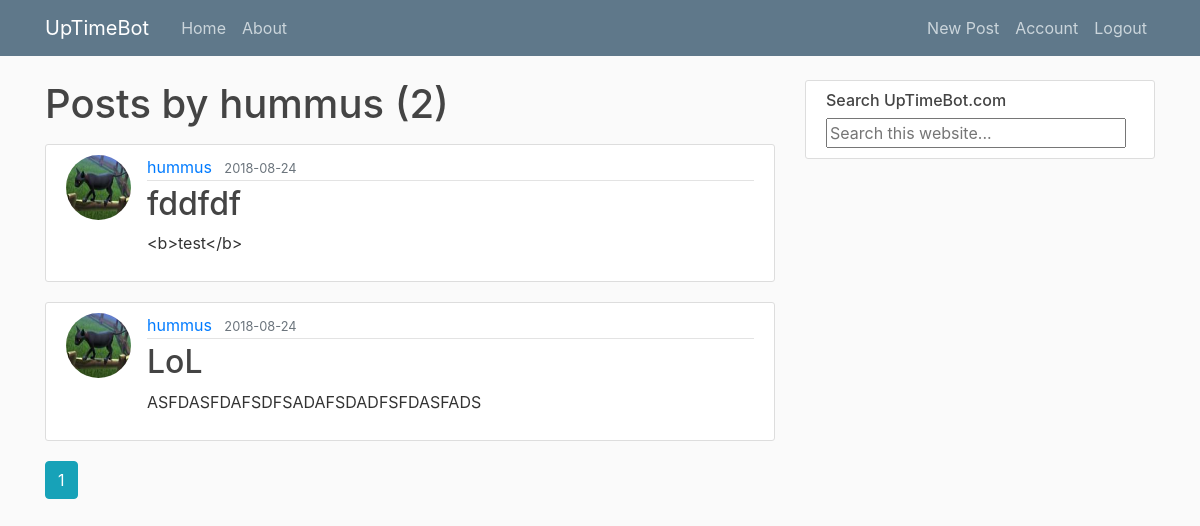
The page /user/hummus (signed in) on the database its author committed.
### myFlask/models.py (models this page shows, shortened)
class User(db.Model, UserMixin):
    id = db.Column(db.Integer, primary_key=True)
    username = db.Column(db.String(20), unique=True, nullable=False)
    email = db.Column(db.String(120), unique=True, nullable=False)
    image_file = db.Column(db.String(20), nullable=False,
                           default='default.png')
    password = db.Column(db.String(60), nullable=False)
    posts = db.relationship('Post', backref='author', lazy=True)

class Post(db.Model):
    id = db.Column(db.Integer, primary_key=True)
    title = db.Column(db.String(100), nullable=False)
    date_posted = db.Column(db.DateTime, nullable=False,
                            default=datetime.utcnow)
    content = db.Column(db.Text, nullable=False)
    user_id = db.Column(db.Integer, db.ForeignKey('user.id'), nullable=False)

### myFlask/routes.py (the view)
@app.route("/user/<string:username>")
def user_posts(username):
    page = request.args.get('page', 1, type=int)
    user = User.query.filter_by(username=username).first_or_404()
    posts = Post.query.filter_by(author=user).order_by(
        Post.date_posted.desc()).paginate(page=page, per_page=5)
    return render_template("user_posts.html", posts=posts, user=user)

### myFlask/models.py (called while the page is built)
@login_manager.user_loader
def load_user(user_id):
    return User.query.get(int(user_id))

### myFlask/templates/user_posts.html
{% extends "layout.html" %}
{% block content %}
  <h1 class="mb-3">Posts by {{ user.username }} ({{ posts.total }})</h1>
  {% for post in posts.items %}
    <article class="media content-section">
      <img class="rounded-circle article-img" src="{{ url_for('static', filename='profile_pics/' + post.author.image_file) }}">
      <div class="media-body">
        <div class="article-metadata">
          <a href="{{ url_for('user_posts', username=post.author.username) }}" class="mr-2">{{ post.author.username }}</a>
          <small class="text-muted"> {{ post.date_posted.strftime('%Y-%m-%d') }}</small>
        </div>
        <h2><a href="{{ url_for('post', post_id=post.id) }}" class="article-title">{{ post.title }}</a></h2>
        <p class="article-content">{{ post.content }}</p>
      </div>
    </article>
  {% endfor %}
  {% for page_num in posts.iter_pages(left_edge=1, right_edge=1, left_current=1, right_current=2) %}
    {% if page_num %}
      {% if posts.page == page_num %}
        <a class="btn btn-info mb-4" href="{{ url_for('user_posts', username=user.username, page=page_num) }}">{{ page_num }}</a>
      {% else %}
        <a class="btn btn-outline-info mb-4" href="{{ url_for('user_posts', username=user.username, page=page_num) }}">{{ page_num }}</a>
      {% endif %}
    {% else %}
      ...
    {% endif%}
  {% endfor %}
{% endblock content %}

### myFlask/static/main.css (style rules this page uses)
body { background: #fafafa; color: #333333; margin-top: 5rem; }
h1, h2, h3, h4, h5, h6 { color: #444444; }
.content-section { background: #ffffff; padding: 10px 20px; border: 1px solid #dddddd; border-radius: 3px; margin-bottom: 20px; }
.article-title { color: #444444; }
.article-content { white-space: pre-line; }
.article-img { height: 65px; width: 65px; margin-right: 16px; }
.article-metadata { padding-bottom: 1px; margin-bottom: 4px; border-bottom: 1px solid #e3e3e3; }

### rows shown on the page
User: username "hummus"
Post: image_file (picture), author.username "hummus", date_posted "2018-08-24", title "fddfdf", content "<b>test</b>"
Post: image_file (picture), author.username "hummus", date_posted "2018-08-24", title "LoL", content "ASFDASFDAFSDFSADAFSDADFSFDASFADS"

### other values the page prints
{{ posts.total }} "2"
{{ page_num }} "1"
